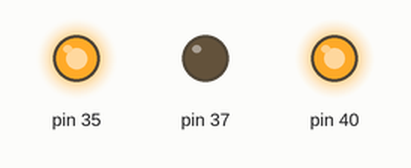
This program was run on a simulated Raspberry Pi (header pin numbers). On the bench: output pins drawn as LEDs (lit = HIGH). What the program prints to the terminal is not drawn. At 20.0 s the program stops and its outputs stay as they are.

Above: at 0.1 s.
At 20.1 s:
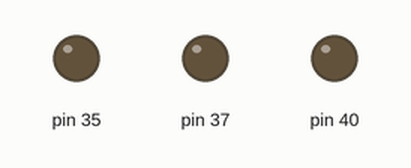
Timing chart, 0 to 21.5 s (numbered marks = the images above):
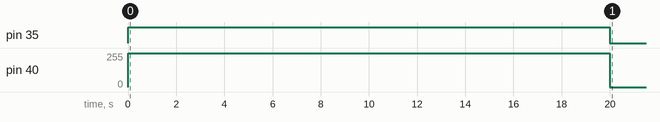

The program:

L298N.py
```python
#!/usr/bin/python
#encoding=utf-8

import time
import RPi.GPIO as GPIO

class MyGPIO():
    init_count = 0
    mode = GPIO.BOARD

    def __init__(self, idx, init_with_high):
        if MyGPIO.init_count == 0:
            GPIO.setmode(MyGPIO.mode)
        MyGPIO.init_count += 1
        self.idx = idx
        initial = GPIO.HIGH if init_with_high else GPIO.LOW
        GPIO.setup(self.idx, GPIO.OUT, initial=initial)

    def __del__(self):
        MyGPIO.init_count -= 1
        if MyGPIO.init_count == 0:
            GPIO.cleanup()

    def high(self):
        print("put %d high" % self.idx)
        GPIO.output(self.idx, GPIO.HIGH)

    def low(self):
        print("put %d low" % self.idx)
        GPIO.output(self.idx, GPIO.LOW)


class Wheel():
    def __init__(self, p_idx, n_idx, enable_idx):
        self.p = MyGPIO(p_idx, init_with_high=True)
        self.n = MyGPIO(n_idx, init_with_high=True)
        self.enable = MyGPIO(enable_idx, init_with_high=False)
        self.pwma = GPIO.PWM(enable_idx, 80)
        self.pwma.start(10)


    def forward(self):
        self.p.high()
        self.n.low()
        self.pwma.ChangeDutyCycle(99)

def main():
    wheel = Wheel(35, 37, 40)
    wheel.forward()
    time.sleep(20)

if __name__ == "__main__":
     main()
```

Measured:
- by itself, pin 35: LOW → HIGH at 0.00 s, → LOW 20.0 s later
- by itself, pin 40: 0/255 → 252/255 at 0.00 s, → 0/255 20.0 s later
